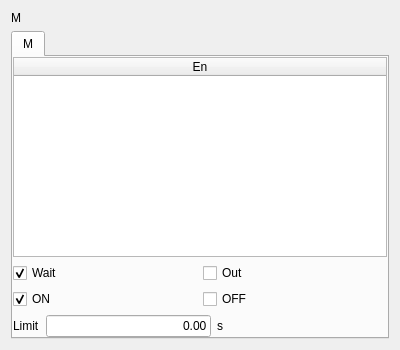
<?xml version="1.0" encoding="UTF-8"?>
<ui version="4.0">
 <class>ICWaitMEditor</class>
 <widget class="QWidget" name="ICWaitMEditor">
  <property name="geometry">
   <rect>
    <x>0</x>
    <y>0</y>
    <width>400</width>
    <height>350</height>
   </rect>
  </property>
  <property name="windowTitle">
   <string>Form</string>
  </property>
  <layout class="QVBoxLayout" name="verticalLayout_3">
   <item>
    <widget class="QLabel" name="label">
     <property name="text">
      <string>M</string>
     </property>
    </widget>
   </item>
   <item>
    <widget class="QTabWidget" name="tabWidget">
     <property name="currentIndex">
      <number>0</number>
     </property>
     <widget class="QWidget" name="inPage">
      <attribute name="title">
       <string>M</string>
      </attribute>
      <layout class="QVBoxLayout" name="verticalLayout">
       <property name="leftMargin">
        <number>0</number>
       </property>
       <property name="topMargin">
        <number>0</number>
       </property>
       <property name="rightMargin">
        <number>0</number>
       </property>
       <property name="bottomMargin">
        <number>0</number>
       </property>
       <item>
        <widget class="QTableWidget" name="mList">
         <property name="styleSheet">
          <string notr="true">::item{
height: 33px;
}

::item::QCheckBox{
	spacing: 24px;
}

::indicator {
     width: 32px;
     height: 32px;
 }

::indicator:unchecked 
{
     image: url(:/resource/check_unchecked.png);
 }
::indicator:checked 
{
     image: url(:/resource/check_checked.png);
 }

QRadioButton::indicator:checked:disabled
{
 image: url(:/resource/check_checked_disable.png);
}

QRadioButton::indicator:unchecked:disabled
{
 image: url(:/resource/check_unchecked_disable.png);
}



</string>
         </property>
         <property name="editTriggers">
          <set>QAbstractItemView::NoEditTriggers</set>
         </property>
         <property name="showDropIndicator" stdset="0">
          <bool>false</bool>
         </property>
         <property name="alternatingRowColors">
          <bool>true</bool>
         </property>
         <property name="selectionMode">
          <enum>QAbstractItemView::NoSelection</enum>
         </property>
         <property name="selectionBehavior">
          <enum>QAbstractItemView::SelectRows</enum>
         </property>
         <property name="showGrid">
          <bool>true</bool>
         </property>
         <property name="gridStyle">
          <enum>Qt::SolidLine</enum>
         </property>
         <property name="wordWrap">
          <bool>true</bool>
         </property>
         <property name="cornerButtonEnabled">
          <bool>false</bool>
         </property>
         <attribute name="horizontalHeaderMinimumSectionSize">
          <number>48</number>
         </attribute>
         <attribute name="horizontalHeaderStretchLastSection">
          <bool>true</bool>
         </attribute>
         <attribute name="verticalHeaderVisible">
          <bool>false</bool>
         </attribute>
         <attribute name="verticalHeaderDefaultSectionSize">
          <number>40</number>
         </attribute>
         <attribute name="verticalHeaderMinimumSectionSize">
          <number>40</number>
         </attribute>
         <attribute name="verticalHeaderStretchLastSection">
          <bool>false</bool>
         </attribute>
         <column>
          <property name="text">
           <string>En</string>
          </property>
          <property name="textAlignment">
           <set>AlignHCenter|AlignVCenter|AlignCenter</set>
          </property>
         </column>
        </widget>
       </item>
       <item>
        <layout class="QHBoxLayout" name="horizontalLayout_3">
         <item>
          <widget class="QCheckBox" name="waitBox">
           <property name="text">
            <string>Wait</string>
           </property>
           <property name="checked">
            <bool>true</bool>
           </property>
           <attribute name="buttonGroup">
            <string notr="true">buttonGroup</string>
           </attribute>
          </widget>
         </item>
         <item>
          <widget class="QCheckBox" name="outBox">
           <property name="text">
            <string>Out</string>
           </property>
           <attribute name="buttonGroup">
            <string notr="true">buttonGroup</string>
           </attribute>
          </widget>
         </item>
        </layout>
       </item>
       <item>
        <layout class="QHBoxLayout" name="horizontalLayout_2">
         <item>
          <widget class="QCheckBox" name="onBox">
           <property name="text">
            <string>ON</string>
           </property>
           <property name="checked">
            <bool>true</bool>
           </property>
           <attribute name="buttonGroup">
            <string notr="true">buttonGroup_2</string>
           </attribute>
          </widget>
         </item>
         <item>
          <widget class="QCheckBox" name="offBox">
           <property name="text">
            <string>OFF</string>
           </property>
           <attribute name="buttonGroup">
            <string notr="true">buttonGroup_2</string>
           </attribute>
          </widget>
         </item>
        </layout>
       </item>
       <item>
        <layout class="QHBoxLayout" name="horizontalLayout">
         <item>
          <widget class="QLabel" name="timeLabel">
           <property name="text">
            <string>Limit</string>
           </property>
          </widget>
         </item>
         <item>
          <widget class="ICLineEditWithVirtualNumericKeypad" name="delayEdit">
           <property name="text">
            <string>0.00</string>
           </property>
           <property name="alignment">
            <set>Qt::AlignRight|Qt::AlignTrailing|Qt::AlignVCenter</set>
           </property>
          </widget>
         </item>
         <item>
          <widget class="QLabel" name="label_3">
           <property name="text">
            <string>s</string>
           </property>
          </widget>
         </item>
         <item>
          <spacer name="horizontalSpacer">
           <property name="orientation">
            <enum>Qt::Horizontal</enum>
           </property>
           <property name="sizeHint" stdset="0">
            <size>
             <width>40</width>
             <height>20</height>
            </size>
           </property>
          </spacer>
         </item>
        </layout>
       </item>
      </layout>
     </widget>
    </widget>
   </item>
  </layout>
 </widget>
 <customwidgets>
  <customwidget>
   <class>ICLineEditWithVirtualNumericKeypad</class>
   <extends>QLineEdit</extends>
   <header>iclineeditwithvirtualnumerickeypad.h</header>
  </customwidget>
 </customwidgets>
 <resources/>
 <connections/>
 <buttongroups>
  <buttongroup name="buttonGroup_2"/>
  <buttongroup name="buttonGroup"/>
 </buttongroups>
</ui>
